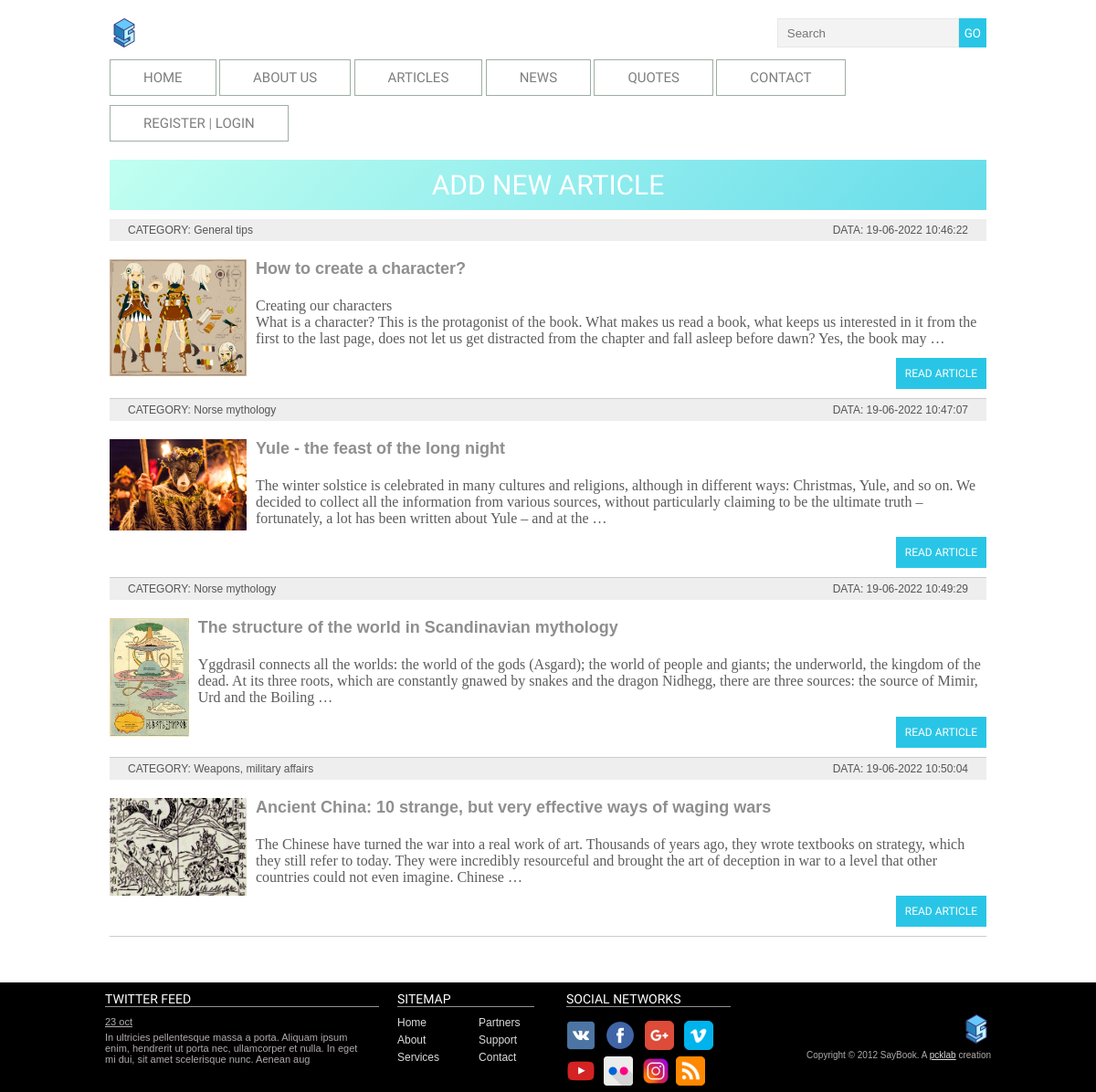
The app's page /articles/ with its own data.
### saybook/models.py (models this page shows, shortened)
class Article(models.Model):
    title = models.CharField(max_length=255, verbose_name="Заголовок")
    slug = models.SlugField(max_length=255, unique=True, db_index=True, verbose_name="URL")
    content = models.TextField(blank=True, verbose_name="Текст статьи")
    photo = models.ImageField(upload_to="photos/%Y/%m/%d/", verbose_name="Фото")
    time_create = models.DateTimeField(auto_now_add=True, verbose_name="Время создания")
    time_update = models.DateTimeField(auto_now=True, verbose_name="Время изменения")
    is_published = models.BooleanField(default=True, verbose_name="Публикация")
    cat = models.ForeignKey('Category', on_delete=models.PROTECT, verbose_name="Категории")
    likes = models.ManyToManyField(User, related_name='likes', blank=False)
    def get_absolute_url(self):
        return reverse('post', kwargs={'post_slug': self.slug})
    class Meta:
        verbose_name = 'Статьи'
        verbose_name_plural = 'Статьи'
        ordering = ['id']

class Category(models.Model):
    name = models.CharField(max_length=100, db_index=True, verbose_name="Категория")
    slug = models.SlugField(max_length=255, unique=True, db_index=True, verbose_name="URL")
    def __str__(self):
        return self.name
    class Meta:
        verbose_name = 'Категория'
        verbose_name_plural = 'Категории'
        ordering = ['id']

### saybook/views.py (the view)
# urls.py: path('articles/', views.SaybookHome.as_view(), name='articles'),
class SaybookHome(DataMixin, ListView):
    model = Article
    template_name = 'articles.html'
    context_object_name = 'posts'
    def get_context_data(self, *, object_list=None, **kwargs):
        context = super().get_context_data(**kwargs)
        c_def = self.get_user_context(title="Главная страница")
        return dict(list(context.items()) + list(c_def.items()))
    def get_queryset(self):
        return Article.objects.filter(is_published=True)

### saybook/utils.py (called while the page is built)
    def get_user_context(self, **kwargs):
        context = kwargs
        cats = Category.objects.annotate(Count('article'))
        user_menu = menu.copy()
        if not self.request.user.is_authenticated:
            user_menu.pop(1)
        context['menu'] = user_menu
        context['cats'] = cats
        if 'cat_selected' not in context:
            context['cat_selected'] = 0
        return context

### saybook/templates/articles.html (shortened to what this page needs)
{% extends 'index.html' %}
{% block content %}
<section class="normal">
  <blockquote><a class="cent" href="{% url 'add_page' %}">ADD NEW ARTICLE</a></blockquote>
<ul class="list-articles">
	{% for p in posts %}
			<li><div class="article-panel">
	<p class="first">CATEGORY: {{p.cat}}</p>
	<p class="last">DATA: {{p.time_update|date:"d-m-Y H:i:s"}}</p>
</div>
{% if p.photo %}
	<p><img class="img-article-left thumb" src="{{p.photo.url}}"></p>
{% endif %}
	<h2>{{p.title}}</h2>
	{% autoescape on %}
	<h4>{{p.content|linebreaks|truncatewords:50}}</h4>
	{% endautoescape %}
			<p class="link-read-post"><a href="{{ p.get_absolute_url }}">READ ARTICLE</a></p>
			</li>
	{% endfor %}
</ul>
</section>
{% endblock %}

### saybook/static/css/style.css (style rules this page uses)
body { color: #8f8f8f; font: 12px Tahoma, sans-serif; margin: 0; }
p { margin: 20px 0; font-weight: 100; }
h4 { color: #5c5c5c; font-size: 16px; font-weight: lighter; font-family: 'Calibri', serif; font-weight: 500; }
section { margin-left: 280px; padding-bottom: 50px; min-height: 425px; }
.normal { margin-left: 0px; }
.cent { color: #fff; font-family: 'Oswald', sans-serif; font-weight: 300; text-decoration: none; }
blockquote { margin: 0; background: linear-gradient(-45deg, #29c5e6, #7769dd34, #29c5e6, #00ffc33d); background-size: 500% 500%; animation: gradient 10s ease infinite; padding: 10px 20px; font-size: 30px; font-family: 'Oswald', sans-serif; font-weight: 300; text-align: center; margin-bottom: 10px; }
img { max-width: 600px; height: auto; }
img.img-article-left { max-width: 300px; height: auto; float: left; padding: 0 10px 10px 0; }
img.img-article-left.thumb { max-width: 150px; max-height: 130px; }
div.article-panel { background: #eee; padding: 5px 20px 5px 20px; box-sizing border-box; overflow: hidden; color: #555; }
div.article-panel p.first { margin: 0; float: left; }
div.article-panel p.last { margin: 0; float: right; }
ul.list-articles { list-style: none; margin: 0; padding: 0; }
ul.list-articles li { border-bottom: 1px solid #ccc; }
p.link-read-post { text-align: right; }
p.link-read-post a { padding: 10px; min-width: 100px; background: #29c5e6; color: #fff; font-family: 'Oswald', sans-serif; font-weight: 300; text-decoration: none; }

### records on screen
Article: cat "General tips", time_update "19-06-2022 10:46:22", photo (picture), title "How to create a character?", content "Creating our characters What is a character? This is the protagonist of the book. What makes us read a book, what keeps us interested in it from the first to the last page, does not let us get distracted from the chapter and fall asleep before dawn? Yes, the book may …"
Article: cat "Norse mythology", time_update "19-06-2022 10:47:07", photo (picture), title "Yule - the feast of the long night", content "The winter solstice is celebrated in many cultures and religions, although in different ways: Christmas, Yule, and so on. We decided to collect all the information from various sources, without particularly claiming to be the ultimate truth – fortunately, a lot has been written about Yule – and at the …"
Article: cat "Norse mythology", time_update "19-06-2022 10:49:29", photo (picture), title "The structure of the world in Scandinavian mythology", content "Yggdrasil connects all the worlds: the world of the gods (Asgard); the world of people and giants; the underworld, the kingdom of the dead. At its three roots, which are constantly gnawed by snakes and the dragon Nidhegg, there are three sources: the source of Mimir, Urd and the Boiling …"
Article: cat "Weapons, military affairs", time_update "19-06-2022 10:50:04", photo (picture), title "Ancient China: 10 strange, but very effective ways of waging wars", content "The Chinese have turned the war into a real work of art. Thousands of years ago, they wrote textbooks on strategy, which they still refer to today. They were incredibly resourceful and brought the art of deception in war to a level that other countries could not even imagine. Chinese …"
